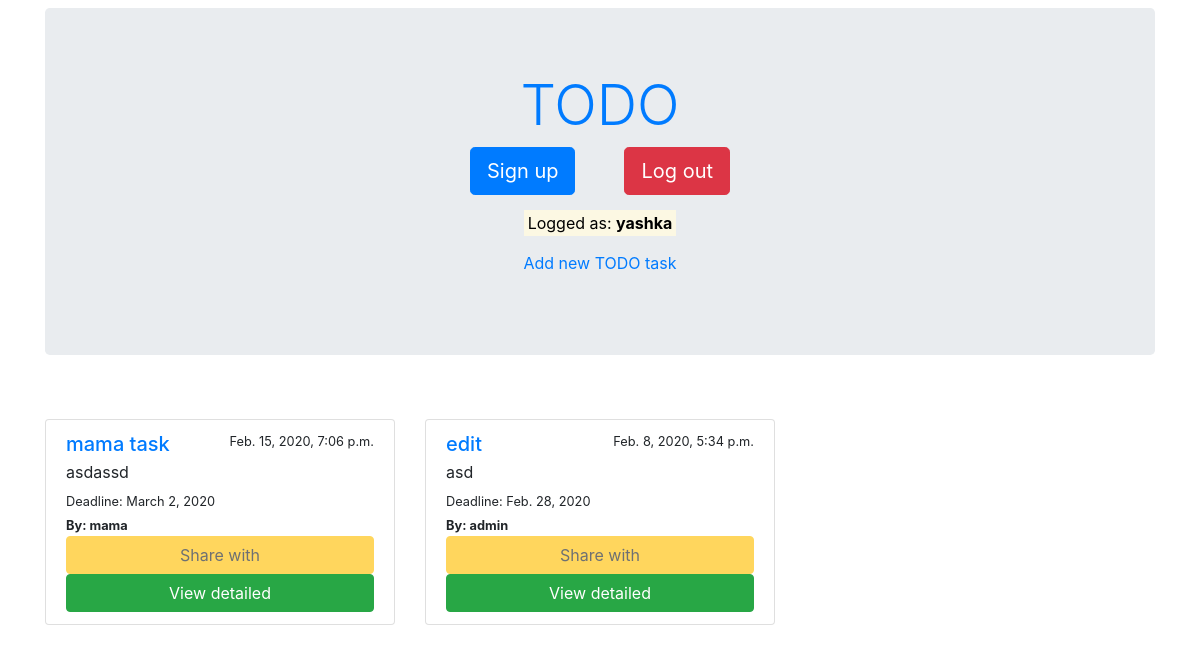
Screenshot of / (signed in) with the database file from the repository.
### app1/models.py (models this page shows, shortened)
class Task(models.Model):
    goal = models.CharField(max_length=150, verbose_name="Goal")
    description = models.TextField(verbose_name="Task description")
    created_date = models.DateTimeField()
    end_date = models.DateTimeField()
    by_who = models.CharField(max_length=150, verbose_name="Created by")
    viewable_by = models.ManyToManyField(User, related_name="viewable_by")
    editable_by = models.ManyToManyField(User, related_name="editable_by")
    class Meta:
        verbose_name = 'Task'
        verbose_name_plural = 'Tasks'

### app1/views.py (the view)
# urls.py: re_path('^$', views.homepage, name="homepage"),
def homepage(request):
    todo_tasks = Task.objects.filter(by_who__exact=request.user)
    shared_todo_tasks = Task.objects.filter(viewable_by__username__exact=request.user)
    shared_todo_tasks_to_edit = Task.objects.filter(editable_by__username__exact=request.user)
    return render(request, 'app1/homepage.html', {'todo_tasks': todo_tasks,
                                                  'shared_todo_tasks': shared_todo_tasks,
                                                  'shared_todo_tasks_to_edit': shared_todo_tasks_to_edit})

### templates/app1/homepage.html (shortened to what this page needs)
{% extends 'main/main.html' %}
{% block content %}
    <div class="container mt-5">
        <div class="row">
            {% for shared_task in shared_todo_tasks %}
                <div class="col-md-4 mt-3">
                    <div class="list-group">
                        <div class="list-group-item">
                            <div class="d-flex w-100 justify-content-between">
                                <a href="#"><h5 class="mb-1">{{ shared_task.goal }}</h5></a>
                                <small>{{ shared_task.created_date }}</small>
                            </div>
                            <p class="mb-1">{{ shared_task.description|truncatechars:25 }}</p>
                            <small>Deadline: {{ shared_task.end_date|date }}</small><br>
                            <small><b>By: {{ shared_task.by_who }}</b></small>
                            <a href="#" class="btn btn-warning disabled" style="width: 100%;">Share
                                with
                            </a>
                            {% if shared_task in shared_todo_tasks_to_edit %}
                                <a href="{{ shared_task.id }}/view-task" class="btn btn-success" style="width: 100%;">View detailed</a>
                            {% else %}
                                <a href="#" class="btn btn-success disabled" style="width: 100%;">Edit
                                    task
                                </a>
                            {% endif %}
                        </div>
                    </div>
                </div>
            {% endfor %}
        </div>
    </div>
{% endblock content %}

### templates/main/main.html (shortened to what this page needs)
<!DOCTYPE html>
<html lang="en">
<head>
    <link rel="stylesheet" href="https://stackpath.bootstrapcdn.com/bootstrap/4.4.0/css/bootstrap.min.css">
</head>
<body>
    <div class="container">
        <div class="jumbotron mt-2">
                <h1 class="display-4 text-center"><a href="{% url 'homepage' %}">TODO</a></h1>
            <div class="col-sm-12" style="text-align: center">
                <p class="lead" style="display:inline-block; width: 150px">
                    <a class="btn btn-primary btn-lg" href="{% url 'signup' %}" role="button">Sign up</a>
                </p>
                {% if request.user.is_authenticated %}
                    <p class="lead" style="display: inline-block; width: 150px">
                        <a class="btn btn-danger btn-lg" href="{% url 'logout' %}" role="button">Log out</a>
                    </p>
                {% endif %}
            </div>
            <div style="text-align: center">
                {% if request.user.is_authenticated %}
                    <p>
                        <mark>Logged as: <b>{{ request.user }}</b></mark>
                    </p>
                    <p>
                            <a href="{% url 'add_task' %}">Add new TODO task</a>
                    </p>
                {% endif %}
            </div>
        </div>
    </div>
{% block content %}
{% endblock content %}
</body>
</html>

### rows the page displays
Task: goal "mama task", created_date "Feb. 15, 2020, 7:06 p.m.", description "asdassd", end_date "March 2, 2020", by_who "mama"
Task: goal "edit", created_date "Feb. 8, 2020, 5:34 p.m.", description "asd", end_date "Feb. 28, 2020", by_who "admin"

### other values shown
{{ request.user }} "yashka"
